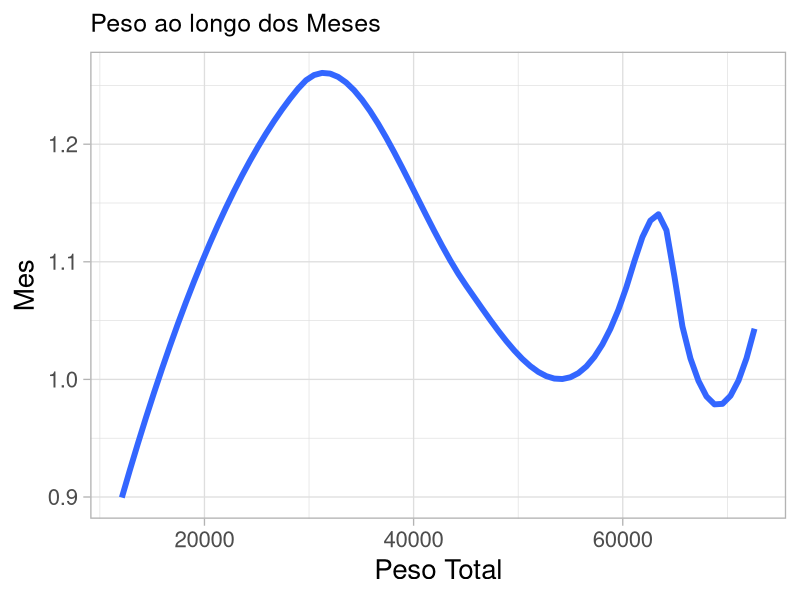
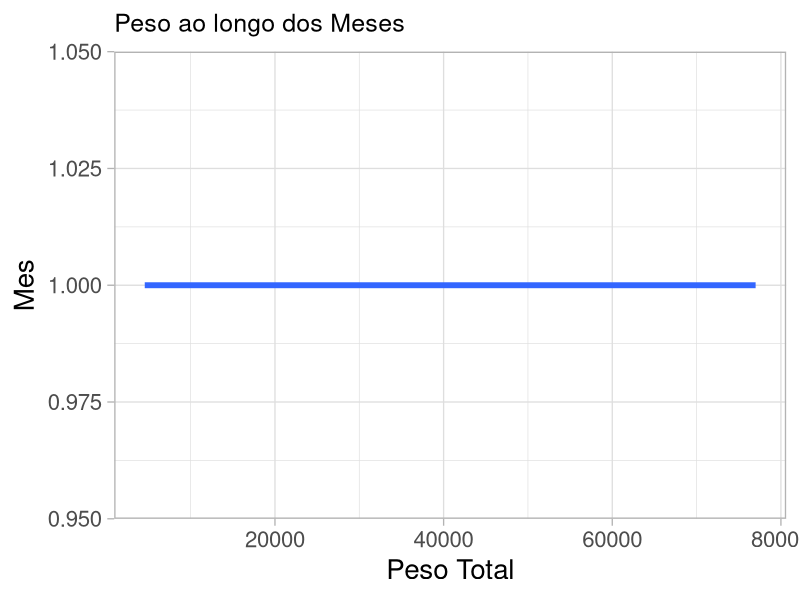
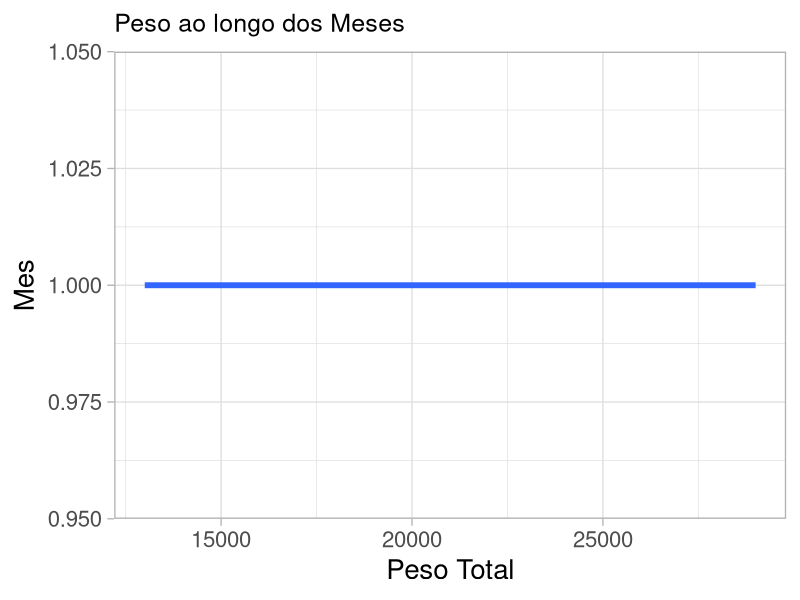

The R source for these figures, in order:
########################## Lineup Project - R ################################# 


# Definindo o diretorio
setwd('D:/Commodities-Lineup-Maritime/Lineup')
getwd()


# Carregando pacotes
library(readr)
library(dplyr)
library(ggplot2)
library(scales)
library(data.table)
library(readxl)


# Leitura de arquivo Excel - Lineup 07/01.2022
?read_excel
Lineup <- read_excel('Datamar Lineup 2022.01.07.xlsx', col_names = TRUE)
View(Lineup)
summary(Lineup)
str(Lineup)
View(head(Lineup))

## Fonte de dados tirada do sistema interno da minha empresa ##


# Testando subsets, somente grupo de graos
graos <- subset(Lineup, `COMM GROUP` == 'GRAINS')
graos <- na.omit(graos)
summary(Lineup)
nrow(Lineup)
nrow(graos)


# Conversão de datas
graos$ETS <- as.POSIXct(graos$ETS, format = '%Y-%m-%d')
graos$Month <- month(graos$ETS)
graos$Year <- year(graos$ETS)


# O campo de peso "Weight" foi procesado como character pela linguagem R
# Fazemos a conversão de Character para Inteiro
graos$WEIGHT <- as.numeric(graos$WEIGHT)

View(graos)
summary(graos)
class(graos$WEIGHT)
class(graos$Month)
View(head(graos))
head(graos)


# Extraido apenas inforamçoes das commodities: Soja, Milho e Arroz
# Anos de interesse: 2021/2022
soja <- subset(graos, CARGO == 'SOYBEANS')
soja <- subset(soja, Year %in% c(2021, 2022))

milho <- subset(graos, CARGO == 'CORN')
milho <- subset(milho, Year %in% c(2021, 2022))

arroz <- subset(graos, CARGO == 'RICE')
arroz <- subset(arroz, Year %in% c(2021, 2022))


# Plots referentes aos dados solicitados
g_soja <- ggplot(soja, aes(x = (WEIGHT), y = Month, color == as.factor(Year))) + 
  geom_smooth(se = FALSE, fill = NA, size = 2) +
  theme_light(base_size = 20) +
  xlab('Peso Total')+
  ylab('Mes') + 
  scale_color_discrete("") +
  ggtitle('Peso ao longo dos Meses') +
  theme(plot.title = element_text(size = 18))

g_soja


g_milho <- ggplot(milho, aes(x = (WEIGHT), y = Month, color == as.factor(Year))) + 
  geom_smooth(se = FALSE, fill = NA, size = 2) +
  theme_light(base_size = 20) +
  xlab('Peso Total')+
  ylab('Mes') + 
  scale_color_discrete("") +
  ggtitle('Peso ao longo dos Meses') +
  theme(plot.title = element_text(size = 18))

g_milho

g_arroz <- ggplot(arroz, aes(x = (WEIGHT), y = Month, color == as.factor(Year))) + 
  geom_smooth(se = FALSE, fill = NA, size = 2) +
  theme_light(base_size = 20) +
  xlab('Peso Total')+
  ylab('Mes') + 
  scale_color_discrete("") +
  ggtitle('Peso ao longo dos Meses') +
  theme(plot.title = element_text(size = 18))

g_arroz
